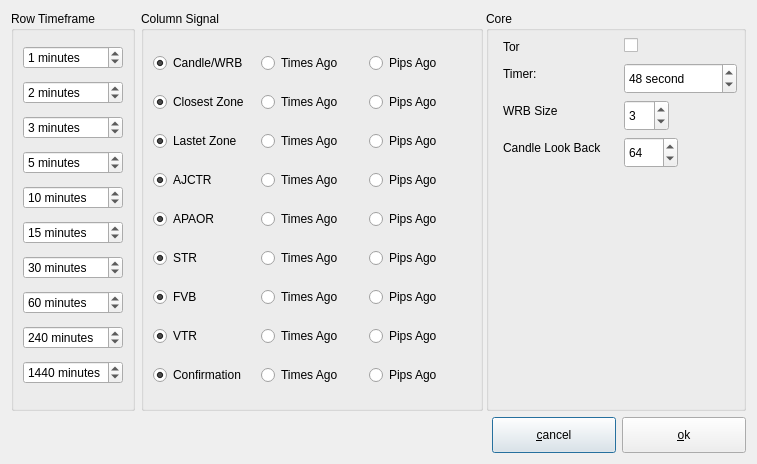
<?xml version="1.0" encoding="UTF-8"?>
<ui version="4.0">
 <class>Preferences_Dialog</class>
 <widget class="QDialog" name="Preferences_Dialog">
  <property name="windowModality">
   <enum>Qt::NonModal</enum>
  </property>
  <property name="enabled">
   <bool>true</bool>
  </property>
  <property name="geometry">
   <rect>
    <x>0</x>
    <y>0</y>
    <width>757</width>
    <height>464</height>
   </rect>
  </property>
  <property name="sizePolicy">
   <sizepolicy hsizetype="Maximum" vsizetype="Maximum">
    <horstretch>0</horstretch>
    <verstretch>0</verstretch>
   </sizepolicy>
  </property>
  <property name="minimumSize">
   <size>
    <width>757</width>
    <height>464</height>
   </size>
  </property>
  <property name="maximumSize">
   <size>
    <width>16777215</width>
    <height>464</height>
   </size>
  </property>
  <property name="focusPolicy">
   <enum>Qt::StrongFocus</enum>
  </property>
  <property name="contextMenuPolicy">
   <enum>Qt::ActionsContextMenu</enum>
  </property>
  <property name="windowTitle">
   <string>Preferences</string>
  </property>
  <property name="windowIcon">
   <iconset resource="../../workspace/resources/elementary/elementary.qrc">
    <normaloff>:/actions/bonobo-component-browser.svg</normaloff>:/actions/bonobo-component-browser.svg</iconset>
  </property>
  <property name="modal">
   <bool>false</bool>
  </property>
  <layout class="QVBoxLayout" name="verticalLayout_5">
   <item>
    <layout class="QHBoxLayout" name="horizontalLayout_2">
     <item>
      <widget class="QGroupBox" name="groupBox_2">
       <property name="sizePolicy">
        <sizepolicy hsizetype="Preferred" vsizetype="Preferred">
         <horstretch>1</horstretch>
         <verstretch>0</verstretch>
        </sizepolicy>
       </property>
       <property name="minimumSize">
        <size>
         <width>124</width>
         <height>400</height>
        </size>
       </property>
       <property name="maximumSize">
        <size>
         <width>260</width>
         <height>600</height>
        </size>
       </property>
       <property name="title">
        <string>Row Timeframe</string>
       </property>
       <layout class="QVBoxLayout" name="verticalLayout_4">
        <item>
         <widget class="QSpinBox" name="row_0">
          <property name="suffix">
           <string> minutes</string>
          </property>
          <property name="prefix">
           <string/>
          </property>
          <property name="maximum">
           <number>43200</number>
          </property>
          <property name="value">
           <number>1</number>
          </property>
         </widget>
        </item>
        <item>
         <widget class="QSpinBox" name="row_1">
          <property name="suffix">
           <string> minutes</string>
          </property>
          <property name="maximum">
           <number>43200</number>
          </property>
          <property name="value">
           <number>2</number>
          </property>
         </widget>
        </item>
        <item>
         <widget class="QSpinBox" name="row_2">
          <property name="suffix">
           <string> minutes</string>
          </property>
          <property name="maximum">
           <number>43200</number>
          </property>
          <property name="value">
           <number>3</number>
          </property>
         </widget>
        </item>
        <item>
         <widget class="QSpinBox" name="row_3">
          <property name="suffix">
           <string> minutes</string>
          </property>
          <property name="maximum">
           <number>43200</number>
          </property>
          <property name="value">
           <number>5</number>
          </property>
         </widget>
        </item>
        <item>
         <widget class="QSpinBox" name="row_4">
          <property name="suffix">
           <string> minutes</string>
          </property>
          <property name="maximum">
           <number>43200</number>
          </property>
          <property name="value">
           <number>10</number>
          </property>
         </widget>
        </item>
        <item>
         <widget class="QSpinBox" name="row_5">
          <property name="suffix">
           <string> minutes</string>
          </property>
          <property name="maximum">
           <number>43200</number>
          </property>
          <property name="value">
           <number>15</number>
          </property>
         </widget>
        </item>
        <item>
         <widget class="QSpinBox" name="row_6">
          <property name="suffix">
           <string> minutes</string>
          </property>
          <property name="maximum">
           <number>43200</number>
          </property>
          <property name="value">
           <number>30</number>
          </property>
         </widget>
        </item>
        <item>
         <widget class="QSpinBox" name="row_7">
          <property name="suffix">
           <string> minutes</string>
          </property>
          <property name="maximum">
           <number>43200</number>
          </property>
          <property name="value">
           <number>60</number>
          </property>
         </widget>
        </item>
        <item>
         <widget class="QSpinBox" name="row_8">
          <property name="suffix">
           <string> minutes</string>
          </property>
          <property name="maximum">
           <number>43200</number>
          </property>
          <property name="value">
           <number>240</number>
          </property>
         </widget>
        </item>
        <item>
         <widget class="QSpinBox" name="row_9">
          <property name="suffix">
           <string> minutes</string>
          </property>
          <property name="maximum">
           <number>43200</number>
          </property>
          <property name="value">
           <number>1440</number>
          </property>
         </widget>
        </item>
       </layout>
      </widget>
     </item>
     <item>
      <widget class="QGroupBox" name="groupBox">
       <property name="sizePolicy">
        <sizepolicy hsizetype="Preferred" vsizetype="Preferred">
         <horstretch>3</horstretch>
         <verstretch>0</verstretch>
        </sizepolicy>
       </property>
       <property name="minimumSize">
        <size>
         <width>342</width>
         <height>400</height>
        </size>
       </property>
       <property name="sizeIncrement">
        <size>
         <width>1</width>
         <height>0</height>
        </size>
       </property>
       <property name="title">
        <string>Column Signal</string>
       </property>
       <layout class="QHBoxLayout" name="horizontalLayout">
        <item>
         <layout class="QVBoxLayout" name="verticalLayout">
          <item>
           <widget class="QRadioButton" name="Candle">
            <property name="text">
             <string>Candle/WRB</string>
            </property>
            <property name="checked">
             <bool>true</bool>
            </property>
            <property name="autoRepeat">
             <bool>false</bool>
            </property>
            <property name="autoExclusive">
             <bool>false</bool>
            </property>
           </widget>
          </item>
          <item>
           <widget class="QRadioButton" name="C_Zone">
            <property name="text">
             <string>Closest Zone</string>
            </property>
            <property name="checked">
             <bool>true</bool>
            </property>
            <property name="autoRepeat">
             <bool>false</bool>
            </property>
            <property name="autoExclusive">
             <bool>false</bool>
            </property>
           </widget>
          </item>
          <item>
           <widget class="QRadioButton" name="L_Zone">
            <property name="text">
             <string>Lastet Zone</string>
            </property>
            <property name="checked">
             <bool>true</bool>
            </property>
            <property name="autoRepeat">
             <bool>false</bool>
            </property>
            <property name="autoExclusive">
             <bool>false</bool>
            </property>
           </widget>
          </item>
          <item>
           <widget class="QRadioButton" name="AJCTR">
            <property name="text">
             <string>AJCTR</string>
            </property>
            <property name="checked">
             <bool>true</bool>
            </property>
            <property name="autoRepeat">
             <bool>false</bool>
            </property>
            <property name="autoExclusive">
             <bool>false</bool>
            </property>
           </widget>
          </item>
          <item>
           <widget class="QRadioButton" name="APAOR">
            <property name="text">
             <string>APAOR</string>
            </property>
            <property name="checked">
             <bool>true</bool>
            </property>
            <property name="autoRepeat">
             <bool>false</bool>
            </property>
            <property name="autoExclusive">
             <bool>false</bool>
            </property>
           </widget>
          </item>
          <item>
           <widget class="QRadioButton" name="STR">
            <property name="text">
             <string>STR</string>
            </property>
            <property name="checked">
             <bool>true</bool>
            </property>
            <property name="autoRepeat">
             <bool>false</bool>
            </property>
            <property name="autoExclusive">
             <bool>false</bool>
            </property>
           </widget>
          </item>
          <item>
           <widget class="QRadioButton" name="FVB">
            <property name="text">
             <string>FVB</string>
            </property>
            <property name="checked">
             <bool>true</bool>
            </property>
            <property name="autoRepeat">
             <bool>false</bool>
            </property>
            <property name="autoExclusive">
             <bool>false</bool>
            </property>
           </widget>
          </item>
          <item>
           <widget class="QRadioButton" name="VTR">
            <property name="enabled">
             <bool>true</bool>
            </property>
            <property name="text">
             <string>VTR</string>
            </property>
            <property name="checkable">
             <bool>true</bool>
            </property>
            <property name="checked">
             <bool>true</bool>
            </property>
            <property name="autoRepeat">
             <bool>false</bool>
            </property>
            <property name="autoExclusive">
             <bool>false</bool>
            </property>
           </widget>
          </item>
          <item>
           <widget class="QRadioButton" name="Confirmation">
            <property name="text">
             <string>Confirmation</string>
            </property>
            <property name="checked">
             <bool>true</bool>
            </property>
           </widget>
          </item>
         </layout>
        </item>
        <item>
         <layout class="QVBoxLayout" name="verticalLayout_2">
          <item>
           <widget class="QRadioButton" name="Candle_Time">
            <property name="text">
             <string>Times Ago</string>
            </property>
            <property name="autoExclusive">
             <bool>false</bool>
            </property>
           </widget>
          </item>
          <item>
           <widget class="QRadioButton" name="C_Zone_Time">
            <property name="text">
             <string>Times Ago</string>
            </property>
            <property name="autoExclusive">
             <bool>false</bool>
            </property>
           </widget>
          </item>
          <item>
           <widget class="QRadioButton" name="L_Zone_Time">
            <property name="text">
             <string>Times Ago</string>
            </property>
            <property name="autoExclusive">
             <bool>false</bool>
            </property>
           </widget>
          </item>
          <item>
           <widget class="QRadioButton" name="AJCTR_Time">
            <property name="text">
             <string>Times Ago</string>
            </property>
            <property name="autoExclusive">
             <bool>false</bool>
            </property>
           </widget>
          </item>
          <item>
           <widget class="QRadioButton" name="APAOR_Time">
            <property name="text">
             <string>Times Ago</string>
            </property>
            <property name="autoExclusive">
             <bool>false</bool>
            </property>
           </widget>
          </item>
          <item>
           <widget class="QRadioButton" name="STR_Time">
            <property name="text">
             <string>Times Ago</string>
            </property>
            <property name="autoExclusive">
             <bool>false</bool>
            </property>
           </widget>
          </item>
          <item>
           <widget class="QRadioButton" name="FVB_Time">
            <property name="text">
             <string>Times Ago</string>
            </property>
            <property name="autoExclusive">
             <bool>false</bool>
            </property>
           </widget>
          </item>
          <item>
           <widget class="QRadioButton" name="VTR_Time">
            <property name="text">
             <string>Times Ago</string>
            </property>
            <property name="autoExclusive">
             <bool>false</bool>
            </property>
           </widget>
          </item>
          <item>
           <widget class="QRadioButton" name="Confirmation_Time">
            <property name="text">
             <string>Times Ago</string>
            </property>
           </widget>
          </item>
         </layout>
        </item>
        <item>
         <layout class="QVBoxLayout" name="verticalLayout_3">
          <item>
           <widget class="QRadioButton" name="Candle_Pip">
            <property name="text">
             <string>Pips Ago</string>
            </property>
            <property name="autoExclusive">
             <bool>false</bool>
            </property>
           </widget>
          </item>
          <item>
           <widget class="QRadioButton" name="C_Zone_Pip">
            <property name="text">
             <string>Pips Ago</string>
            </property>
            <property name="autoExclusive">
             <bool>false</bool>
            </property>
           </widget>
          </item>
          <item>
           <widget class="QRadioButton" name="L_Zone_Pip">
            <property name="text">
             <string>Pips Ago</string>
            </property>
            <property name="autoExclusive">
             <bool>false</bool>
            </property>
           </widget>
          </item>
          <item>
           <widget class="QRadioButton" name="AJCTR_Pip">
            <property name="text">
             <string>Pips Ago</string>
            </property>
            <property name="autoExclusive">
             <bool>false</bool>
            </property>
           </widget>
          </item>
          <item>
           <widget class="QRadioButton" name="APAOR_Pip">
            <property name="text">
             <string>Pips Ago</string>
            </property>
            <property name="autoExclusive">
             <bool>false</bool>
            </property>
           </widget>
          </item>
          <item>
           <widget class="QRadioButton" name="STR_Pip">
            <property name="text">
             <string>Pips Ago</string>
            </property>
            <property name="autoExclusive">
             <bool>false</bool>
            </property>
           </widget>
          </item>
          <item>
           <widget class="QRadioButton" name="FVB_Pip">
            <property name="text">
             <string>Pips Ago</string>
            </property>
            <property name="autoExclusive">
             <bool>false</bool>
            </property>
           </widget>
          </item>
          <item>
           <widget class="QRadioButton" name="VTR_Pip">
            <property name="enabled">
             <bool>true</bool>
            </property>
            <property name="text">
             <string>Pips Ago</string>
            </property>
            <property name="autoExclusive">
             <bool>false</bool>
            </property>
           </widget>
          </item>
          <item>
           <widget class="QRadioButton" name="Confirmation_Pip">
            <property name="text">
             <string>Pips Ago</string>
            </property>
           </widget>
          </item>
         </layout>
        </item>
       </layout>
      </widget>
     </item>
     <item>
      <widget class="QGroupBox" name="groupBox_3">
       <property name="sizePolicy">
        <sizepolicy hsizetype="Preferred" vsizetype="Preferred">
         <horstretch>1</horstretch>
         <verstretch>0</verstretch>
        </sizepolicy>
       </property>
       <property name="minimumSize">
        <size>
         <width>260</width>
         <height>0</height>
        </size>
       </property>
       <property name="title">
        <string>Core</string>
       </property>
       <widget class="QLabel" name="timer_label">
        <property name="geometry">
         <rect>
          <x>17</x>
          <y>52</y>
          <width>41</width>
          <height>21</height>
         </rect>
        </property>
        <property name="text">
         <string>Timer:</string>
        </property>
       </widget>
       <widget class="QSpinBox" name="timer">
        <property name="geometry">
         <rect>
          <x>138</x>
          <y>52</y>
          <width>113</width>
          <height>31</height>
         </rect>
        </property>
        <property name="frame">
         <bool>true</bool>
        </property>
        <property name="readOnly">
         <bool>false</bool>
        </property>
        <property name="buttonSymbols">
         <enum>QAbstractSpinBox::UpDownArrows</enum>
        </property>
        <property name="specialValueText">
         <string/>
        </property>
        <property name="accelerated">
         <bool>false</bool>
        </property>
        <property name="keyboardTracking">
         <bool>false</bool>
        </property>
        <property name="suffix">
         <string> second</string>
        </property>
        <property name="minimum">
         <number>12</number>
        </property>
        <property name="maximum">
         <number>3600</number>
        </property>
        <property name="singleStep">
         <number>12</number>
        </property>
        <property name="value">
         <number>48</number>
        </property>
       </widget>
       <widget class="QLabel" name="torLabel">
        <property name="geometry">
         <rect>
          <x>17</x>
          <y>25</y>
          <width>23</width>
          <height>21</height>
         </rect>
        </property>
        <property name="text">
         <string>Tor</string>
        </property>
       </widget>
       <widget class="QCheckBox" name="torCheckBox">
        <property name="geometry">
         <rect>
          <x>138</x>
          <y>25</y>
          <width>18</width>
          <height>19</height>
         </rect>
        </property>
        <property name="checkable">
         <bool>true</bool>
        </property>
        <property name="checked">
         <bool>false</bool>
        </property>
        <property name="autoRepeat">
         <bool>false</bool>
        </property>
       </widget>
       <widget class="QLabel" name="candleLookBackLabel">
        <property name="geometry">
         <rect>
          <x>17</x>
          <y>126</y>
          <width>115</width>
          <height>21</height>
         </rect>
        </property>
        <property name="text">
         <string>Candle Look Back</string>
        </property>
       </widget>
       <widget class="QSpinBox" name="candle_lookback">
        <property name="geometry">
         <rect>
          <x>138</x>
          <y>126</y>
          <width>54</width>
          <height>31</height>
         </rect>
        </property>
        <property name="minimum">
         <number>16</number>
        </property>
        <property name="maximum">
         <number>512</number>
        </property>
        <property name="singleStep">
         <number>16</number>
        </property>
        <property name="value">
         <number>64</number>
        </property>
       </widget>
       <widget class="QLabel" name="wRBSizeLabel">
        <property name="geometry">
         <rect>
          <x>17</x>
          <y>89</y>
          <width>65</width>
          <height>21</height>
         </rect>
        </property>
        <property name="text">
         <string>WRB Size</string>
        </property>
       </widget>
       <widget class="QSpinBox" name="wrb_size">
        <property name="geometry">
         <rect>
          <x>138</x>
          <y>89</y>
          <width>45</width>
          <height>31</height>
         </rect>
        </property>
        <property name="maximum">
         <number>32</number>
        </property>
        <property name="value">
         <number>3</number>
        </property>
       </widget>
      </widget>
     </item>
    </layout>
   </item>
   <item>
    <layout class="QHBoxLayout" name="horizontalLayout_4" stretch="0,5,0">
     <property name="sizeConstraint">
      <enum>QLayout::SetDefaultConstraint</enum>
     </property>
     <property name="leftMargin">
      <number>0</number>
     </property>
     <item>
      <spacer name="horizontalSpacer">
       <property name="orientation">
        <enum>Qt::Horizontal</enum>
       </property>
       <property name="sizeHint" stdset="0">
        <size>
         <width>40</width>
         <height>20</height>
        </size>
       </property>
      </spacer>
     </item>
     <item>
      <widget class="QPushButton" name="cancel_button">
       <property name="sizePolicy">
        <sizepolicy hsizetype="Minimum" vsizetype="Fixed">
         <horstretch>0</horstretch>
         <verstretch>0</verstretch>
        </sizepolicy>
       </property>
       <property name="minimumSize">
        <size>
         <width>124</width>
         <height>36</height>
        </size>
       </property>
       <property name="maximumSize">
        <size>
         <width>124</width>
         <height>36</height>
        </size>
       </property>
       <property name="sizeIncrement">
        <size>
         <width>0</width>
         <height>0</height>
        </size>
       </property>
       <property name="text">
        <string>&amp;cancel</string>
       </property>
       <property name="icon">
        <iconset resource="../../workspace/resources/elementary/elementary.qrc">
         <normaloff>:/actions/gtk-cancel.svg</normaloff>:/actions/gtk-cancel.svg</iconset>
       </property>
       <property name="checkable">
        <bool>false</bool>
       </property>
      </widget>
     </item>
     <item>
      <widget class="QPushButton" name="ok_button">
       <property name="minimumSize">
        <size>
         <width>124</width>
         <height>36</height>
        </size>
       </property>
       <property name="maximumSize">
        <size>
         <width>124</width>
         <height>36</height>
        </size>
       </property>
       <property name="text">
        <string>&amp;ok</string>
       </property>
       <property name="icon">
        <iconset resource="../../workspace/resources/elementary/elementary.qrc">
         <normaloff>:/actions/dialog-apply.svg</normaloff>:/actions/dialog-apply.svg</iconset>
       </property>
      </widget>
     </item>
    </layout>
   </item>
  </layout>
 </widget>
 <tabstops>
  <tabstop>row_0</tabstop>
  <tabstop>row_1</tabstop>
  <tabstop>row_2</tabstop>
  <tabstop>row_3</tabstop>
  <tabstop>row_4</tabstop>
  <tabstop>row_5</tabstop>
  <tabstop>row_6</tabstop>
  <tabstop>row_7</tabstop>
  <tabstop>row_8</tabstop>
  <tabstop>row_9</tabstop>
  <tabstop>Candle</tabstop>
  <tabstop>Candle_Time</tabstop>
  <tabstop>Candle_Pip</tabstop>
  <tabstop>C_Zone</tabstop>
  <tabstop>C_Zone_Time</tabstop>
  <tabstop>C_Zone_Pip</tabstop>
  <tabstop>L_Zone</tabstop>
  <tabstop>L_Zone_Time</tabstop>
  <tabstop>L_Zone_Pip</tabstop>
  <tabstop>AJCTR</tabstop>
  <tabstop>AJCTR_Time</tabstop>
  <tabstop>AJCTR_Pip</tabstop>
  <tabstop>APAOR</tabstop>
  <tabstop>APAOR_Time</tabstop>
  <tabstop>APAOR_Pip</tabstop>
  <tabstop>STR</tabstop>
  <tabstop>STR_Time</tabstop>
  <tabstop>STR_Pip</tabstop>
  <tabstop>FVB</tabstop>
  <tabstop>FVB_Time</tabstop>
  <tabstop>FVB_Pip</tabstop>
  <tabstop>VTR</tabstop>
  <tabstop>VTR_Time</tabstop>
  <tabstop>VTR_Pip</tabstop>
 </tabstops>
 <resources>
  <include location="../../workspace/resources/elementary/elementary.qrc"/>
 </resources>
 <connections>
  <connection>
   <sender>Candle</sender>
   <signal>toggled(bool)</signal>
   <receiver>Candle_Pip</receiver>
   <slot>setEnabled(bool)</slot>
   <hints>
    <hint type="sourcelabel">
     <x>281</x>
     <y>53</y>
    </hint>
    <hint type="destinationlabel">
     <x>450</x>
     <y>58</y>
    </hint>
   </hints>
  </connection>
  <connection>
   <sender>C_Zone</sender>
   <signal>toggled(bool)</signal>
   <receiver>C_Zone_Pip</receiver>
   <slot>setEnabled(bool)</slot>
   <hints>
    <hint type="sourcelabel">
     <x>200</x>
     <y>102</y>
    </hint>
    <hint type="destinationlabel">
     <x>457</x>
     <y>101</y>
    </hint>
   </hints>
  </connection>
  <connection>
   <sender>L_Zone</sender>
   <signal>toggled(bool)</signal>
   <receiver>L_Zone_Pip</receiver>
   <slot>setEnabled(bool)</slot>
   <hints>
    <hint type="sourcelabel">
     <x>200</x>
     <y>144</y>
    </hint>
    <hint type="destinationlabel">
     <x>474</x>
     <y>137</y>
    </hint>
   </hints>
  </connection>
  <connection>
   <sender>AJCTR</sender>
   <signal>toggled(bool)</signal>
   <receiver>AJCTR_Pip</receiver>
   <slot>setEnabled(bool)</slot>
   <hints>
    <hint type="sourcelabel">
     <x>207</x>
     <y>175</y>
    </hint>
    <hint type="destinationlabel">
     <x>480</x>
     <y>179</y>
    </hint>
   </hints>
  </connection>
  <connection>
   <sender>APAOR</sender>
   <signal>toggled(bool)</signal>
   <receiver>APAOR_Pip</receiver>
   <slot>setEnabled(bool)</slot>
   <hints>
    <hint type="sourcelabel">
     <x>194</x>
     <y>222</y>
    </hint>
    <hint type="destinationlabel">
     <x>469</x>
     <y>212</y>
    </hint>
   </hints>
  </connection>
  <connection>
   <sender>STR</sender>
   <signal>toggled(bool)</signal>
   <receiver>STR_Pip</receiver>
   <slot>setEnabled(bool)</slot>
   <hints>
    <hint type="sourcelabel">
     <x>209</x>
     <y>265</y>
    </hint>
    <hint type="destinationlabel">
     <x>451</x>
     <y>257</y>
    </hint>
   </hints>
  </connection>
  <connection>
   <sender>FVB</sender>
   <signal>toggled(bool)</signal>
   <receiver>FVB_Pip</receiver>
   <slot>setEnabled(bool)</slot>
   <hints>
    <hint type="sourcelabel">
     <x>207</x>
     <y>303</y>
    </hint>
    <hint type="destinationlabel">
     <x>435</x>
     <y>297</y>
    </hint>
   </hints>
  </connection>
  <connection>
   <sender>Confirmation</sender>
   <signal>toggled(bool)</signal>
   <receiver>Confirmation_Pip</receiver>
   <slot>setEnabled(bool)</slot>
   <hints>
    <hint type="sourcelabel">
     <x>246</x>
     <y>384</y>
    </hint>
    <hint type="destinationlabel">
     <x>445</x>
     <y>377</y>
    </hint>
   </hints>
  </connection>
  <connection>
   <sender>VTR</sender>
   <signal>toggled(bool)</signal>
   <receiver>VTR_Pip</receiver>
   <slot>setEnabled(bool)</slot>
   <hints>
    <hint type="sourcelabel">
     <x>203</x>
     <y>343</y>
    </hint>
    <hint type="destinationlabel">
     <x>480</x>
     <y>334</y>
    </hint>
   </hints>
  </connection>
  <connection>
   <sender>Candle</sender>
   <signal>toggled(bool)</signal>
   <receiver>Candle_Time</receiver>
   <slot>setEnabled(bool)</slot>
   <hints>
    <hint type="sourcelabel">
     <x>191</x>
     <y>67</y>
    </hint>
    <hint type="destinationlabel">
     <x>377</x>
     <y>67</y>
    </hint>
   </hints>
  </connection>
  <connection>
   <sender>C_Zone</sender>
   <signal>toggled(bool)</signal>
   <receiver>C_Zone_Time</receiver>
   <slot>setEnabled(bool)</slot>
   <hints>
    <hint type="sourcelabel">
     <x>277</x>
     <y>104</y>
    </hint>
    <hint type="destinationlabel">
     <x>350</x>
     <y>101</y>
    </hint>
   </hints>
  </connection>
  <connection>
   <sender>L_Zone</sender>
   <signal>toggled(bool)</signal>
   <receiver>L_Zone_Time</receiver>
   <slot>setEnabled(bool)</slot>
   <hints>
    <hint type="sourcelabel">
     <x>257</x>
     <y>141</y>
    </hint>
    <hint type="destinationlabel">
     <x>366</x>
     <y>133</y>
    </hint>
   </hints>
  </connection>
  <connection>
   <sender>AJCTR</sender>
   <signal>toggled(bool)</signal>
   <receiver>AJCTR_Time</receiver>
   <slot>setEnabled(bool)</slot>
   <hints>
    <hint type="sourcelabel">
     <x>243</x>
     <y>182</y>
    </hint>
    <hint type="destinationlabel">
     <x>330</x>
     <y>182</y>
    </hint>
   </hints>
  </connection>
  <connection>
   <sender>APAOR</sender>
   <signal>toggled(bool)</signal>
   <receiver>APAOR_Time</receiver>
   <slot>setEnabled(bool)</slot>
   <hints>
    <hint type="sourcelabel">
     <x>277</x>
     <y>224</y>
    </hint>
    <hint type="destinationlabel">
     <x>364</x>
     <y>219</y>
    </hint>
   </hints>
  </connection>
  <connection>
   <sender>STR</sender>
   <signal>toggled(bool)</signal>
   <receiver>STR_Time</receiver>
   <slot>setEnabled(bool)</slot>
   <hints>
    <hint type="sourcelabel">
     <x>223</x>
     <y>256</y>
    </hint>
    <hint type="destinationlabel">
     <x>338</x>
     <y>253</y>
    </hint>
   </hints>
  </connection>
  <connection>
   <sender>FVB</sender>
   <signal>toggled(bool)</signal>
   <receiver>FVB_Time</receiver>
   <slot>setEnabled(bool)</slot>
   <hints>
    <hint type="sourcelabel">
     <x>229</x>
     <y>300</y>
    </hint>
    <hint type="destinationlabel">
     <x>364</x>
     <y>296</y>
    </hint>
   </hints>
  </connection>
  <connection>
   <sender>Confirmation</sender>
   <signal>toggled(bool)</signal>
   <receiver>Confirmation_Time</receiver>
   <slot>setEnabled(bool)</slot>
   <hints>
    <hint type="sourcelabel">
     <x>233</x>
     <y>376</y>
    </hint>
    <hint type="destinationlabel">
     <x>352</x>
     <y>370</y>
    </hint>
   </hints>
  </connection>
  <connection>
   <sender>VTR</sender>
   <signal>toggled(bool)</signal>
   <receiver>VTR_Time</receiver>
   <slot>setEnabled(bool)</slot>
   <hints>
    <hint type="sourcelabel">
     <x>224</x>
     <y>343</y>
    </hint>
    <hint type="destinationlabel">
     <x>362</x>
     <y>335</y>
    </hint>
   </hints>
  </connection>
  <connection>
   <sender>cancel_button</sender>
   <signal>clicked()</signal>
   <receiver>Preferences_Dialog</receiver>
   <slot>close()</slot>
   <hints>
    <hint type="sourcelabel">
     <x>11</x>
     <y>419</y>
    </hint>
    <hint type="destinationlabel">
     <x>36</x>
     <y>403</y>
    </hint>
   </hints>
  </connection>
 </connections>
</ui>
